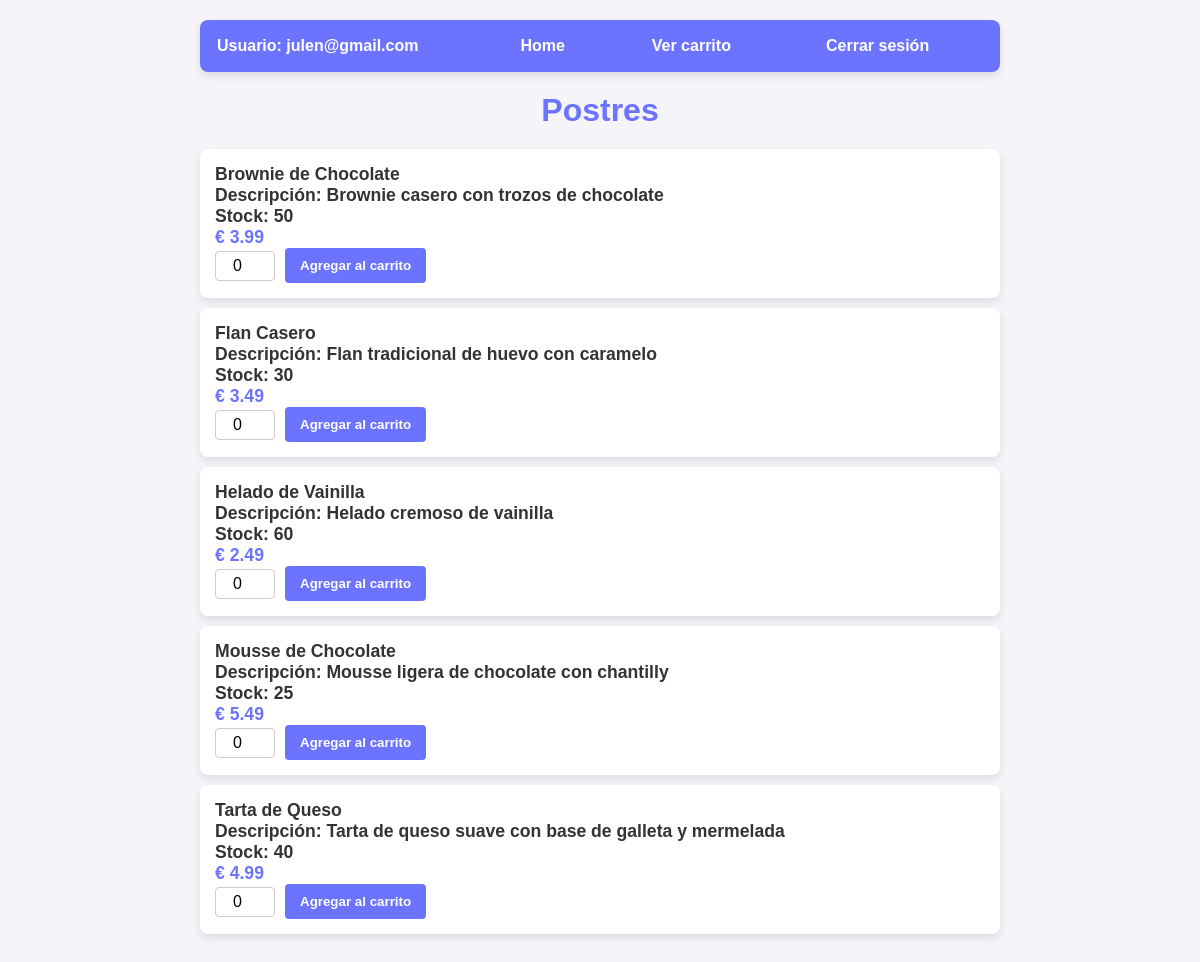
The app's page /Proyecto/categoria.php?id=4 (signed in) with its own data.
### tables this page shows
CREATE TABLE `productos` (
  `id` int(11) NOT NULL,
  `nombre` varchar(100) NOT NULL,
  `descripcion` varchar(255) DEFAULT NULL,
  `precio` decimal(10,2) NOT NULL,
  `stock` int(11) NOT NULL,
  `categoria_id` int(11) DEFAULT NULL
);

### Proyecto/funciones.php (called while the page is built, shortened)
<?php
function conectarBD()
{
    $servername = "localhost";
    $username = "root";
    $password = "";
    $database = "tienda";
    $conn = new mysqli($servername, $username, $password, $database);
    return $conn;
}
function obtenerProductosPorCategoria($categoria_id)
{
    $conn = conectarBD();
    $sql = "SELECT * FROM productos WHERE categoria_id = ? ORDER BY nombre";
    $stmt = $conn->prepare($sql);
    $stmt->bind_param("i", $categoria_id);
    $stmt->execute();
    $result = $stmt->get_result();
    $productos = [];
    while ($row = $result->fetch_assoc()) {
        $productos[] = $row;
    }
    return $productos;
}

### Proyecto/categoria.php (the view, shortened to what this page needs)
<?php
include 'funciones.php';
$usuario = $_SESSION['usuario'];
$categoria_id = isset($_GET['id']) ? (int)$_GET['id'] : 0;
$categoria_nombre = '';
switch ($categoria_id) {
    case 4:
        $categoria_nombre = 'Postres';
        break;
}
?>
<!DOCTYPE html>
<html lang="en">
<head>
</head>
<body>
    <table>
        <tr>
            <th>Usuario: <?php echo htmlspecialchars($usuario); ?></th>
            <th><a href="principal.php?usuario=<?php echo $usuario; ?>">Home</a></th>
            <th><a href="carrito.php">Ver carrito</a></th>
            <th><a href="?logout=true">Cerrar sesión</a></th>
        </tr>
    </table>
    <h1><?php echo $categoria_nombre; ?></h1>
    <div class="productos-list">
        <?php
        $productos = obtenerProductosPorCategoria($categoria_id);
        if (count($productos) > 0) {
            foreach ($productos as $row) {
                echo "<div class='producto'>
                    <form method='POST' action=''>
                        <div style='flex: 1;'>
                            <span>" . htmlspecialchars($row["nombre"]) . "</span><br>
                            <span>Descripción: " . htmlspecialchars($row["descripcion"]) . "</span><br>
                            <span>Stock: " . htmlspecialchars($row["stock"]) . "</span><br>
                            <span class='precio'>€ " . number_format($row["precio"], 2) . "</span>
                        </div>
                        <input type='hidden' name='producto_id' value='" . $row["id"] . "'>
                        <input type='hidden' name='nombre' value='" . htmlspecialchars($row["nombre"]) . "'>
                        <input type='hidden' name='precio' value='" . $row["precio"] . "'>
                        <input type='hidden' name='stock' value='" . $row["stock"] . "'>
                        <div style='display: flex; align-items: center;'>
                            <input type='number' name='cantidad' value='0' min='0' max='" . $row["stock"] . "' style='width: 60px; margin-right: 10px;' />
                            <button type='submit'>Agregar al carrito</button>";
                echo "
                        </div>
                    </form>
                </div>";
            }
        } else {
            echo "<div>No se encontraron productos en esta categoría.</div>";
        }
        ?>
    </div>
</body>
</html>

### Proyecto/categoria.php (style rules this page uses)
* { margin: 0; padding: 0; box-sizing: border-box; font-family: Arial, sans-serif; }
body { background-color: #f4f4f9; color: #333; display: flex; flex-direction: column; align-items: center; padding: 20px; }
table { width: 100%; max-width: 800px; margin-bottom: 20px; background-color: #6B73FF; border-radius: 8px; overflow: hidden; box-shadow: 0px 4px 8px rgba(0, 0, 0, 0.1); }
table tr th { padding: 15px; text-align: left; color: #fff; }
table tr th a { color: #fff; text-decoration: none; padding: 10px 15px; border-radius: 4px; transition: background-color 0.3s ease; }
h1 { font-size: 2rem; margin-bottom: 20px; color: #6B73FF; }
.productos-list { width: 100%; max-width: 800px; padding: 0; }
.producto { background-color: #fff; margin-bottom: 10px; border-radius: 8px; box-shadow: 0px 4px 8px rgba(0, 0, 0, 0.1); padding: 15px; display: flex; justify-content: space-between; align-items: center; }
.producto span { font-weight: bold; color: #333; font-size: 1.1rem; }
.producto .precio { color: #6B73FF; font-size: 1.1rem; font-weight: bold; }
.producto input[type="number"] { width: 60px; padding: 5px; font-size: 1rem; border: 1px solid #ccc; border-radius: 4px; text-align: center; margin-right: 10px; }
.producto button { padding: 10px 15px; background-color: #6B73FF; border: none; border-radius: 4px; color: white; font-weight: bold; cursor: pointer; transition: background-color 0.3s ease; }
a { text-decoration: none; color: #6B73FF; font-weight: bold; }

### records on screen
productos: nombre "Brownie de Chocolate", descripcion "Brownie casero con trozos de chocolate", stock "50", precio "3.99"
productos: nombre "Flan Casero", descripcion "Flan tradicional de huevo con caramelo", stock "30", precio "3.49"
productos: nombre "Helado de Vainilla", descripcion "Helado cremoso de vainilla", stock "60", precio "2.49"
productos: nombre "Mousse de Chocolate", descripcion "Mousse ligera de chocolate con chantilly", stock "25", precio "5.49"
productos: nombre "Tarta de Queso", descripcion "Tarta de queso suave con base de galleta y mermelada", stock "40", precio "4.99"

### other values on screen
$usuario "julen@gmail.com"
$categoria_nombre "Postres"
